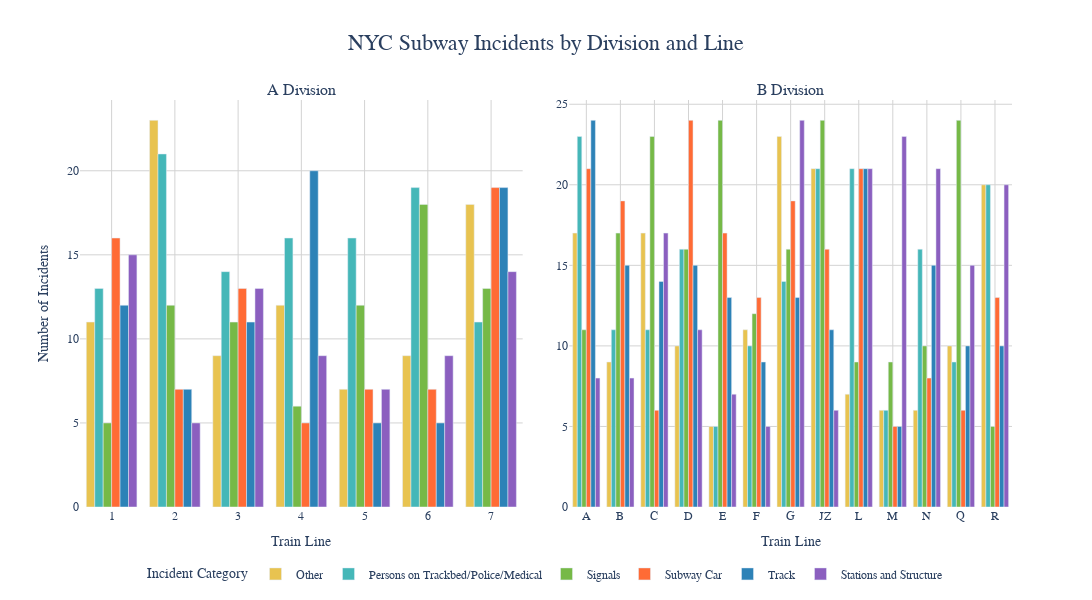

Source (notebook cell):
### Code cell
import pandas as pd
import plotly.graph_objects as go
import plotly.express as px
import numpy as np
from plotly.subplots import make_subplots

def plot_subway_divisions():
    # Assuming df_analysis contains the data from your original DataFrame
    
    # Define the correct trains for each division
    division_trains = {
        'A Division': ['1', '2', '3', '4', '5', '6', '7'],
        'B Division': ['A', 'B', 'C', 'D', 'E', 'F', 'G', 'JZ', 'L', 'M', 'N', 'Q', 'R']
    }
    
    # Updated categories to match the second illustration
    categories = [
        'Other', 
        'Persons on Trackbed/Police/Medical', 
        'Signals', 
        'Subway Car', 
        'Track', 
        'Stations and Structure'
    ]
    
    # Define colors to match the plot
    color_mapping = {
        'Other': '#E8C350',  # Light orange/yellow
        'Persons on Trackbed/Police/Medical': '#45B7B8',  # Teal
        'Signals': '#76B947',  # Green
        'Subway Car': '#FF6B35',  # Orange-red
        'Track': '#2D82B7',  # Blue
        'Stations and Structure': '#8B5FBF'  # Purple
    }
    
    # Filter the data to include only the specified trains for each division
    filtered_data = []
    for division, trains in division_trains.items():
        div_data = df_analysis[df_analysis['division'] == division]
        div_data = div_data[div_data['line'].isin(trains)]
        filtered_data.append(div_data)
    
    # Combine the filtered data
    filtered_df = pd.concat(filtered_data) if filtered_data else pd.DataFrame()
    
    # If there's no data, create dummy data for visualization purposes
    if filtered_df.empty:
        # Create dummy data with the correct structure
        divisions = []
        lines = []
        incident_categories = []
        counts = []
        
        # Add dummy data for each division and line
        for division, trains in division_trains.items():
            for train in trains:
                for category in categories:
                    divisions.append(division)
                    lines.append(train)
                    incident_categories.append(category)
                    # Random count between 5 and 25
                    counts.append(np.random.randint(5, 25))
        
        filtered_df = pd.DataFrame({
            'division': divisions,
            'line': lines,
            'category': incident_categories,
            'count': counts
        })
    
    # Aggregate by division, line, and category
    aggregated_data = filtered_df.groupby(['division', 'line', 'category'])['count'].sum().reset_index()
    
    # Create a 2D plot with both divisions
    fig = go.Figure()
    
    # Set up the subplots - 1 row, 2 columns
    fig = make_subplots(
        rows=1, 
        cols=2,
        subplot_titles=list(division_trains.keys()),
        horizontal_spacing=0.05
    )
    
    # Add traces for each division
    for idx, (division, trains) in enumerate(division_trains.items(), 1):
        # Filter data for this division
        div_data = aggregated_data[aggregated_data['division'] == division]
        
        # Add bars for each category
        for category in categories:
            cat_data = div_data[div_data['category'] == category]
            
            # Skip if no data for this category
            if cat_data.empty:
                continue
                
            # Sort by line to ensure correct order
            cat_data = cat_data.sort_values('line')
            
            fig.add_trace(
                go.Bar(
                    x=cat_data['line'],
                    y=cat_data['count'],
                    name=category,
                    marker_color=color_mapping[category],
                    legendgroup=category,
                    showlegend=idx == 1,  # Show legend only for first division
                ),
                row=1, 
                col=idx
            )
    
    # Update layout
    fig.update_layout(
        barmode='group',
        title=dict(
            text='NYC Subway Incidents by Division and Line',
            font=dict(size=22, family='Arial, sans-serif'),
            x=0.5
        ),
        legend=dict(
            title=dict(text='Incident Category', font=dict(size=14)),
            orientation='h',
            yanchor='bottom',
            y=-0.2,
            xanchor='center',
            x=0.5
        ),
        height=600,
        width=1100,
        plot_bgcolor='white',
        font=dict(family='Arial, sans-serif')
    )
    
    # Update axes
    for i in range(1, 3):
        fig.update_xaxes(
            title_text='Train Line',
            row=1,
            col=i,
            tickfont=dict(size=12),
            tickangle=0,
            gridcolor='lightgray',
            showgrid=True
        )
        
        fig.update_yaxes(
            title_text='Number of Incidents' if i == 1 else '',
            row=1,
            col=i,
            tickfont=dict(size=12),
            gridcolor='lightgray',
            showgrid=True
        )
    
    # Add hover data
    fig.update_traces(
        hovertemplate="<b>%{x}</b><br>" +
                     "Category: %{data.name}<br>" +
                     "Incidents: %{y}<br>" +
                     "<extra></extra>"
    )
    
    return fig

# Create and show the figure
subway_divisions_plot = plot_subway_divisions()
subway_divisions_plot.show()

# Save to HTML
subway_divisions_plot.write_html(
    "nyc_subway_incidents_by_division_line.html",
    config={
        'displayModeBar': True,
        'displaylogo': False,
        'toImageButtonOptions': {
            'format': 'png',
            'filename': 'nyc_subway_incidents_by_division_line',
            'scale': 2
        }
    }
)

### Figure 1 — Plotly figure (JSON) as saved in the notebook; plotly's stock layout.template omitted (floating-point values rounded to 4 significant figures)
{"data": [{"hovertemplate": "<b>%{x}</b><br>Category: %{data.name}<br>Incidents: %{y}<br><extra></extra>", "legendgroup": "Other", "marker": {"color": "#E8C350"}, "name": "Other", "showlegend": true, "type": "bar", "x": ["1", "2", "3", "4", "5", "6", "7"], "xaxis": "x", "y": [11, 23, 9, 12, 7, 9, 18], "yaxis": "y"}, {"hovertemplate": "<b>%{x}</b><br>Category: %{data.name}<br>Incidents: %{y}<br><extra></extra>", "legendgroup": "Persons on Trackbed/Police/Medical", "marker": {"color": "#45B7B8"}, "name": "Persons on Trackbed/Police/Medical", "showlegend": true, "type": "bar", "x": ["1", "2", "3", "4", "5", "6", "7"], "xaxis": "x", "y": [13, 21, 14, 16, 16, 19, 11], "yaxis": "y"}, {"hovertemplate": "<b>%{x}</b><br>Category: %{data.name}<br>Incidents: %{y}<br><extra></extra>", "legendgroup": "Signals", "marker": {"color": "#76B947"}, "name": "Signals", "showlegend": true, "type": "bar", "x": ["1", "2", "3", "4", "5", "6", "7"], "xaxis": "x", "y": [5, 12, 11, 6, 12, 18, 13], "yaxis": "y"}, {"hovertemplate": "<b>%{x}</b><br>Category: %{data.name}<br>Incidents: %{y}<br><extra></extra>", "legendgroup": "Subway Car", "marker": {"color": "#FF6B35"}, "name": "Subway Car", "showlegend": true, "type": "bar", "x": ["1", "2", "3", "4", "5", "6", "7"], "xaxis": "x", "y": [16, 7, 13, 5, 7, 7, 19], "yaxis": "y"}, {"hovertemplate": "<b>%{x}</b><br>Category: %{data.name}<br>Incidents: %{y}<br><extra></extra>", "legendgroup": "Track", "marker": {"color": "#2D82B7"}, "name": "Track", "showlegend": true, "type": "bar", "x": ["1", "2", "3", "4", "5", "6", "7"], "xaxis": "x", "y": [12, 7, 11, 20, 5, 5, 19], "yaxis": "y"}, {"hovertemplate": "<b>%{x}</b><br>Category: %{data.name}<br>Incidents: %{y}<br><extra></extra>", "legendgroup": "Stations and Structure", "marker": {"color": "#8B5FBF"}, "name": "Stations and Structure", "showlegend": true, "type": "bar", "x": ["1", "2", "3", "4", "5", "6", "7"], "xaxis": "x", "y": [15, 5, 13, 9, 7, 9, 14], "yaxis": "y"}, {"hovertemplate": "<b>%{x}</b><br>Category: %{data.name}<br>Incidents: %{y}<br><extra></extra>", "legendgroup": "Other", "marker": {"color": "#E8C350"}, "name": "Other", "showlegend": false, "type": "bar", "x": ["A", "B", "C", "D", "E", "F", "G", "JZ", "L", "M", "N", "Q", "R"], "xaxis": "x2", "y": [17, 9, 17, 10, 5, 11, 23, 21, 7, 6, 6, 10, 20], "yaxis": "y2"}, {"hovertemplate": "<b>%{x}</b><br>Category: %{data.name}<br>Incidents: %{y}<br><extra></extra>", "legendgroup": "Persons on Trackbed/Police/Medical", "marker": {"color": "#45B7B8"}, "name": "Persons on Trackbed/Police/Medical", "showlegend": false, "type": "bar", "x": ["A", "B", "C", "D", "E", "F", "G", "JZ", "L", "M", "N", "Q", "R"], "xaxis": "x2", "y": [23, 11, 11, 16, 5, 10, 14, 21, 21, 6, 16, 9, 20], "yaxis": "y2"}, {"hovertemplate": "<b>%{x}</b><br>Category: %{data.name}<br>Incidents: %{y}<br><extra></extra>", "legendgroup": "Signals", "marker": {"color": "#76B947"}, "name": "Signals", "showlegend": false, "type": "bar", "x": ["A", "B", "C", "D", "E", "F", "G", "JZ", "L", "M", "N", "Q", "R"], "xaxis": "x2", "y": [11, 17, 23, 16, 24, 12, 16, 24, 9, 9, 10, 24, 5], "yaxis": "y2"}, {"hovertemplate": "<b>%{x}</b><br>Category: %{data.name}<br>Incidents: %{y}<br><extra></extra>", "legendgroup": "Subway Car", "marker": {"color": "#FF6B35"}, "name": "Subway Car", "showlegend": false, "type": "bar", "x": ["A", "B", "C", "D", "E", "F", "G", "JZ", "L", "M", "N", "Q", "R"], "xaxis": "x2", "y": [21, 19, 6, 24, 17, 13, 19, 16, 21, 5, 8, 6, 13], "yaxis": "y2"}, {"hovertemplate": "<b>%{x}</b><br>Category: %{data.name}<br>Incidents: %{y}<br><extra></extra>", "legendgroup": "Track", "marker": {"color": "#2D82B7"}, "name": "Track", "showlegend": false, "type": "bar", "x": ["A", "B", "C", "D", "E", "F", "G", "JZ", "L", "M", "N", "Q", "R"], "xaxis": "x2", "y": [24, 15, 14, 15, 13, 9, 13, 11, 21, 5, 15, 10, 10], "yaxis": "y2"}, {"hovertemplate": "<b>%{x}</b><br>Category: %{data.name}<br>Incidents: %{y}<br><extra></extra>", "legendgroup": "Stations and Structure", "marker": {"color": "#8B5FBF"}, "name": "Stations and Structure", "showlegend": false, "type": "bar", "x": ["A", "B", "C", "D", "E", "F", "G", "JZ", "L", "M", "N", "Q", "R"], "xaxis": "x2", "y": [8, 8, 17, 11, 7, 5, 24, 6, 21, 23, 21, 15, 20], "yaxis": "y2"}], "layout": {"annotations": [{"font": {"size": 16}, "showarrow": false, "text": "A Division", "x": 0.2375, "xanchor": "center", "xref": "paper", "y": 1, "yanchor": "bottom", "yref": "paper"}, {"font": {"size": 16}, "showarrow": false, "text": "B Division", "x": 0.7625, "xanchor": "center", "xref": "paper", "y": 1, "yanchor": "bottom", "yref": "paper"}], "barmode": "group", "font": {"family": "Arial, sans-serif"}, "height": 600, "legend": {"orientation": "h", "title": {"font": {"size": 14}, "text": "Incident Category"}, "x": 0.5, "xanchor": "center", "y": -0.2, "yanchor": "bottom"}, "plot_bgcolor": "white", "title": {"font": {"family": "Arial, sans-serif", "size": 22}, "text": "NYC Subway Incidents by Division and Line", "x": 0.5}, "width": 1100, "xaxis": {"anchor": "y", "domain": [0, 0.475], "gridcolor": "lightgray", "showgrid": true, "tickangle": 0, "tickfont": {"size": 12}, "title": {"text": "Train Line"}}, "xaxis2": {"anchor": "y2", "domain": [0.525, 1], "gridcolor": "lightgray", "showgrid": true, "tickangle": 0, "tickfont": {"size": 12}, "title": {"text": "Train Line"}}, "yaxis": {"anchor": "x", "domain": [0, 1], "gridcolor": "lightgray", "showgrid": true, "tickfont": {"size": 12}, "title": {"text": "Number of Incidents"}}, "yaxis2": {"anchor": "x2", "domain": [0, 1], "gridcolor": "lightgray", "showgrid": true, "tickfont": {"size": 12}, "title": {"text": ""}}}}
